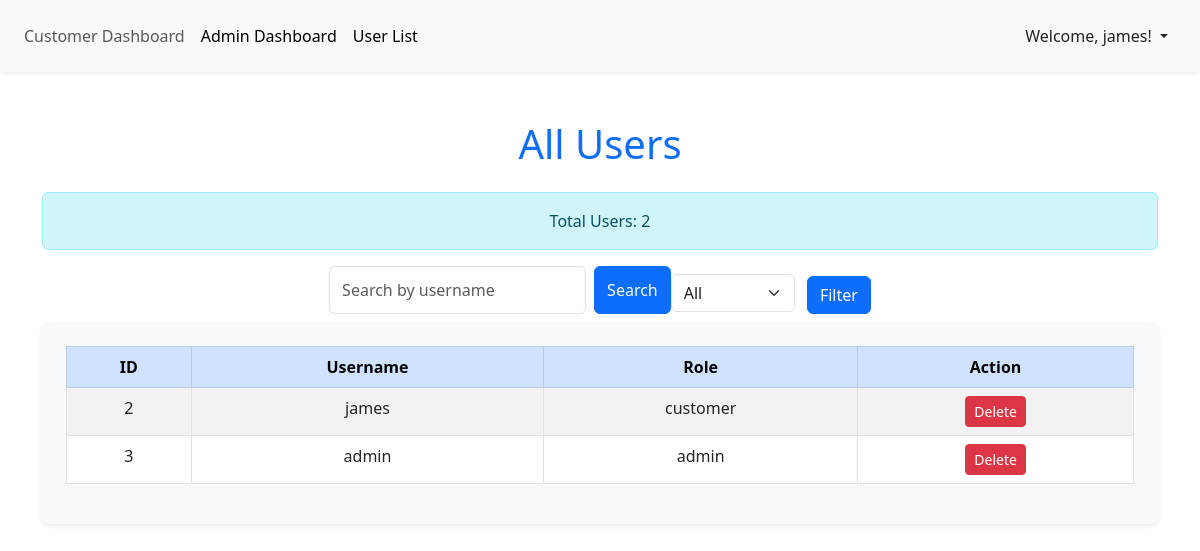
/pages/user.php (signed in), run on the app's committed database.
### tables this page shows
CREATE TABLE `users` (
  `id` int(11) NOT NULL,
  `username` varchar(100) NOT NULL,
  `password` varchar(255) NOT NULL,
  `role` enum('admin','customer') NOT NULL DEFAULT 'customer'
);

### pages/user.php (the view, shortened to what this page needs)
<?php
include '../includes/db.php';
$search_query = "";
$role_filter = "all";
$users_query = "SELECT id, username, role FROM users WHERE 1=1";
$users_result = $conn->query($users_query);
?>
<!DOCTYPE html>
<html lang="en">
<head>
    <link href="https://cdn.jsdelivr.net/npm/bootstrap@5.3.0-alpha1/dist/css/bootstrap.min.css" rel="stylesheet">
</head>
<body>
<nav class="navbar navbar-expand-lg navbar-light bg-light p-3 mb-4 shadow-sm">
         <div class="collapse navbar-collapse" id="navbarNav">
              <ul class="navbar-nav">
                    <li class="nav-item">
                         <a class="nav-link" href="index.php">Customer Dashboard</a>
                    </li>
                    <li class="nav-item">
                         <a class="nav-link active" href="admin_dashboard.php">Admin Dashboard</a>
                    </li>
                    <li class="nav-item">
                         <a class="nav-link active" href="user.php">User List</a>
                    </li>
              </ul>
         </div>
         <div class="dropdown ms-4 me-3">
              <a class="nav-link dropdown-toggle" href="#" id="userDropdown" role="button" data-bs-toggle="dropdown" aria-expanded="false">
                    Welcome, <?php echo isset($_SESSION['username']) ? htmlspecialchars($_SESSION['username']) : 'Guest'; ?>!
              </a>
         </div>
    </nav>
    <div class="container mt-5">
        <h1 class="text-center text-primary mb-4">All Users</h1>
        <div class="mb-4 text-center">
            <div>
                <div class="alert alert-info" role="alert">  Total Users: <?php echo $users_result->num_rows; ?>
            </div>
            <div class="d-flex justify-content-center mb-2">
                <form action="user.php" method="POST" class="d-flex justify-content-center">
                    <input type="text" name="search_query" class="form-control w-10" placeholder="Search by username" value="<?php echo htmlspecialchars($search_query); ?>">
                    <button type="submit" name="search" class="btn btn-primary ms-2">Search</button>
                </form>
                <form action="user.php" method="POST" class="d-inline-block mt-2">
                    <select name="filter_role" class="form-select w-auto d-inline-block">
                        <option value="all" <?php echo $role_filter == 'all' ? 'selected' : ''; ?>>All</option>
                    </select>
                    <button type="submit" class="btn btn-primary ms-2">Filter</button>
                </form>
        </div>
        <div class="bg-light p-4 rounded shadow-sm">
            <table class="table table-bordered table-striped">
                <thead class="table-primary">
                    <tr>
                        <th>ID</th>
                        <th>Username</th>
                        <th>Role</th>
                        <th>Action</th>
                    </tr>
                </thead>
                <tbody>
                    <?php while ($row = $users_result->fetch_assoc()) : ?>
                        <tr>
                            <td><?php echo $row['id']; ?></td>
                            <td><?php echo $row['username']; ?></td>
                            <td><?php echo $row['role']; ?></td>
                            <td>
                                <form action="settings.php" method="POST" style="display:inline;">
                                    <button type="submit" name="delete_user" value="1" class="btn btn-danger btn-sm">Delete</button>
                                </form>
                            </td>
                        </tr>
                    <?php endwhile; ?>
                </tbody>
            </table>
        </div>
    </div>
</body>
</html>

### data on the page
users: id "2", username "james", role "customer"
users: id "3", username "admin", role "admin"

### other printed values
$_SESSION['username'] "james"
$users_result->num_rows "2"
